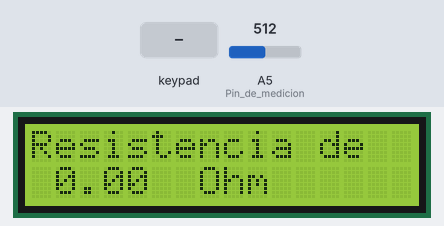
A sketch run on a simulated Arduino Uno, built with avr-gcc and run on an emulated ATmega328P. On the bench: 16×2 character LCD. Inputs (shaded band) come from the test bench; at power-on: A5 (Pin_de_medicion) = 512. What the sketch prints to the serial monitor is not drawn.

Above: at 5.7 s.
5.8 s: key '1' pressed
15.2 s: key 'A' pressed
At 15.8 s:
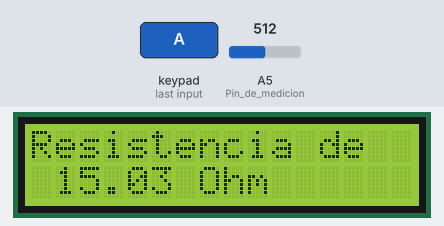
Timing chart, 0 to 18.2 s (numbered marks = the images above; inputs shaded):
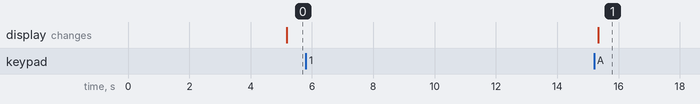

Measured:
- after the input at 5.8 s, every drawn part: stays the same

The sketch:

lector_de_resistencias1.ino
```cpp
#include <LiquidCrystal.h> // libreria
LiquidCrystal lcd(13,12,11,10,9,8); // pines conectados
#include <Keypad.h>

const byte rowsCount = 4;
const byte columsCount = 4;

char keys[rowsCount][columsCount] = {
   { '1','2','3', 'A' },
   { '4','5','6', 'B' },
   { '7','8','9', 'C' },
   { '#','0','*', 'D' }
};

const byte rowPins[rowsCount] = { 9, 8, 7, 6 };
const byte columnPins[columsCount] = { 5, 4, 3, 2 };

Keypad keypad = Keypad(makeKeymap(keys), rowPins, columnPins, rowsCount, columsCount);

  int   Pin_de_medicion = 5; // Pin analogico 5
  int   R1 = 15; // Cambiar por el valor de la resistencia conocida (Resistencia de clibracion)
  long  lectura; // Lectura en el pin analogico 5
  float Tension_de_trabajo = 5.0; // VCC
  float Voltaje_R2; // Valor que calculamos
  float Resistencia; // Valor que calculamos
  float diametro = 0.00032;
  float area;
  float longitud;
  int variable = 0;

  void setup(){
  lcd.begin(16, 2);  // Fijamos el numero de caracteres y filas
  Serial.begin(9600);
  Serial.println("Medición de resistencia:");
  Serial.println();
}

  void loop(){
  char key = keypad.getKey();
  // Leemos el valor en el pin A5
  lectura=0;
  for(int i=0;i<5;i++){
  lectura+=analogRead(Pin_de_medicion);
  }
  lectura=trunc(lectura/5);

  if (key == '1'&& variable == 0) {
  Serial.println(key);
  //Colculamos el voltaje en la resistencia desconocida y area
  //Calculamos la resistencia desconocida con las fórmulas
  //(V1/R1=V2/R2) y (V1=+5V-V2)
  Voltaje_R2 = (Tension_de_trabajo/1023.0)*lectura;
  area = (3.14*(diametro*diametro))/4;
  Resistencia = ((R1*Voltaje_R2)/(Tension_de_trabajo-Voltaje_R2));
  longitud = (Resistencia*area)/(0.0000000172);
  variable == 1;
  }

  if (key == 'A'&& (variable == 0 || variable == 1)) {
  Serial.println(key);
  variable = 0;
  }
  // Lo imprimimos en el Monitor Serie
  Serial.print("Diametro: ");
  Serial.print(diametro,10);
  Serial.println(" m");

  Serial.print("Area: ");
  Serial.print(area,10);
  Serial.println(" m2");

  Serial.print("Voltaje en R2: ");
  Serial.print(Voltaje_R2,2);
  Serial.println(" Voltios");

  Serial.print("La resistencia tiene ");
  Serial.print(Resistencia,2);
  Serial.println(" Ohm.");

  Serial.print("La longitud es ");
  Serial.print(longitud,2);
  Serial.println(" cm.");
  Serial.println();
  delay(5000);

    //LCD
  lcd.setCursor(0,0);
  lcd.print("Resistencia de ");
  lcd.setCursor(1,1);
  lcd.print(Resistencia,2);
  lcd.setCursor(6,1);
  lcd.print(" Ohm");

}
```
